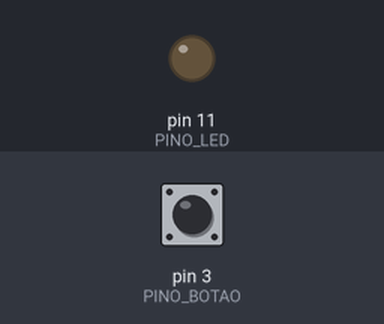
The sketch below on a simulated Arduino Uno, built with avr-gcc and run on an emulated ATmega328P. Parts: output pins drawn as LEDs (lit = HIGH). Inputs (shaded band) come from the test bench; at power-on: pin 3 (PINO_BOTAO) HIGH.

Above: at 1.2 s.
1.3 s: pin 3 (PINO_BOTAO) pulled LOW for 0.15 s
At 2.0 s:
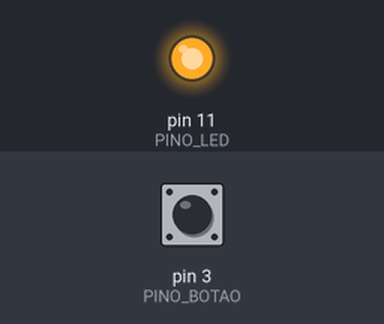
2.9 s: pin 3 (PINO_BOTAO) pulled LOW for 1 s
At 3.2 s:
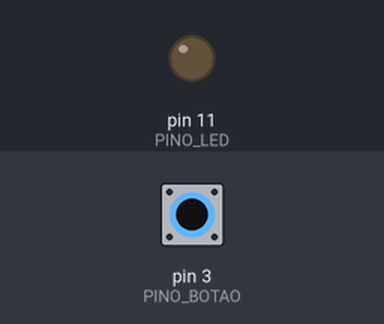
5.4 s: pin 3 (PINO_BOTAO) pulled LOW for 3.2 s
At 6.4 s:
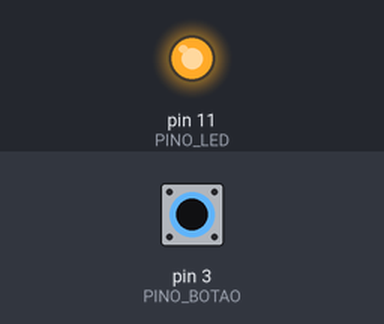
Timing chart, 0 to 8.4 s (numbered marks = the images above; inputs shaded):
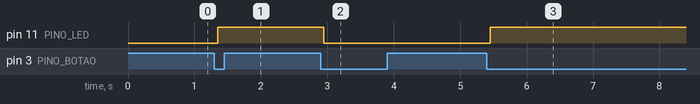

Measured:
- after the input at 1.3 s, pin 11 (PINO_LED): LOW → HIGH after 0.05 s
- after the input at 2.9 s, pin 11 (PINO_LED): HIGH → LOW after 0.05 s
- after the input at 5.4 s, pin 11 (PINO_LED): LOW → HIGH after 0.05 s

The sketch:

05_botao_liga_desliga.ino
```cpp
// Vídeo 5/10 — Um toque liga e o próximo toque desliga o LED

const int PINO_LED = 11;
const int PINO_BOTAO = 3;
const unsigned long TEMPO_DEBOUNCE = 50;

bool estadoLed = false;
int estadoEstavelBotao = HIGH;
int ultimaLeituraBotao = HIGH;
unsigned long instanteUltimaMudanca = 0;

void setup() {
  pinMode(PINO_LED, OUTPUT);
  pinMode(PINO_BOTAO, INPUT_PULLUP);
  digitalWrite(PINO_LED, LOW);
}

void loop() {
  int leituraAtual = digitalRead(PINO_BOTAO);

  if (leituraAtual != ultimaLeituraBotao) {
    instanteUltimaMudanca = millis();
  }

  if (millis() - instanteUltimaMudanca > TEMPO_DEBOUNCE) {
    if (leituraAtual != estadoEstavelBotao) {
      estadoEstavelBotao = leituraAtual;

      // Alterna apenas no instante em que o botão é pressionado.
      if (estadoEstavelBotao == LOW) {
        estadoLed = !estadoLed;
        digitalWrite(PINO_LED, estadoLed ? HIGH : LOW);
      }
    }
  }

  ultimaLeituraBotao = leituraAtual;
}
```
